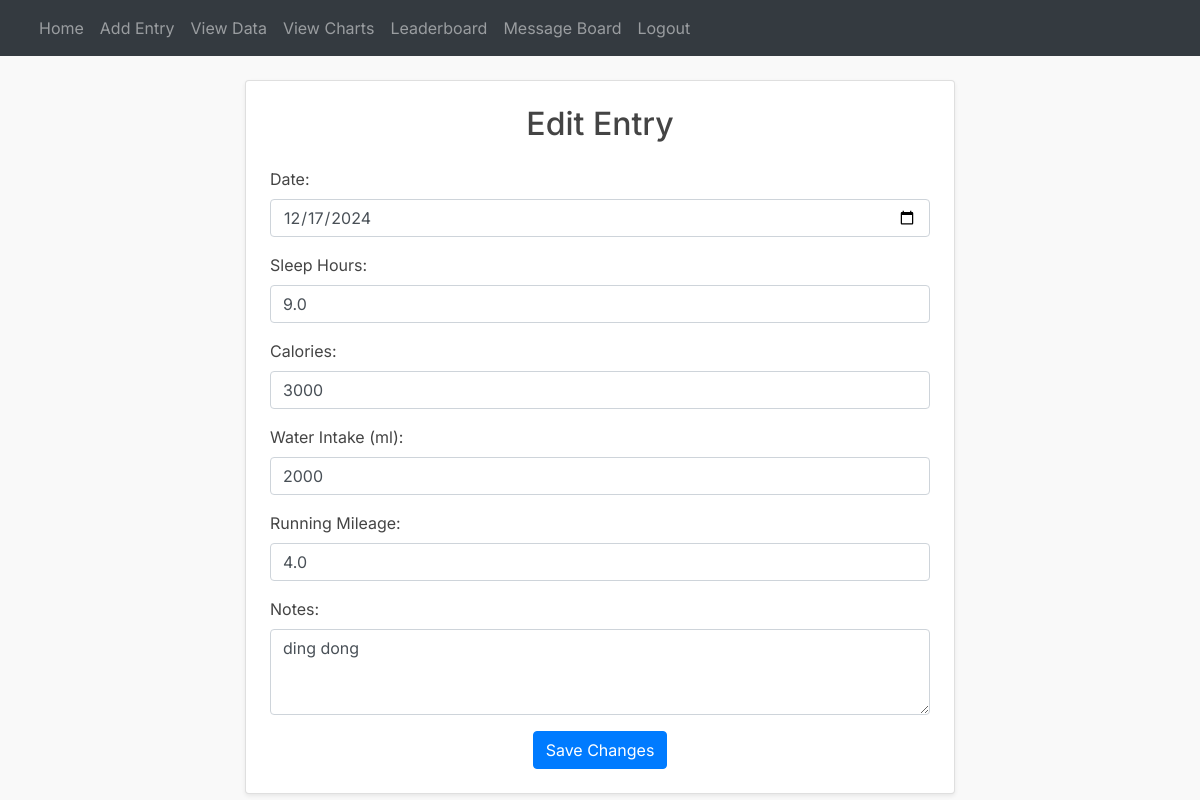
The app's page /edit/4 (signed in) with its own data.
### website/models.py (models this page shows)
class Entry(db.Model):
    id = db.Column(db.Integer, primary_key=True)
    date = db.Column(db.Date, default=datetime.date.today)
    sleep_hours = db.Column(db.Float, default=0)
    calories = db.Column(db.Integer, default=0)
    water_intake = db.Column(db.Integer, default=0)
    running_mileage = db.Column(db.Float, default=0)
    notes = db.Column(db.Text, nullable=True)
    user_id = db.Column(db.Integer, db.ForeignKey('user.id'))

### website/views.py (the view, shortened to what this page needs)
@views.route('/edit/<int:entry_id>', methods=['GET', 'POST'])
@login_required
def edit_entry(entry_id):
    entry = Entry.query.get_or_404(entry_id)
    return render_template('edit_entry.html', entry=entry, user=current_user)

### website/__init__.py (called while the page is built)
@event.listens_for(Engine, "connect")
def set_sqlite_pragma(dbapi_connection, connection_record):
    if isinstance(dbapi_connection, sqlite3.Connection):
        cursor = dbapi_connection.cursor()
        cursor.execute("PRAGMA foreign_keys=ON")
        cursor.close()

def create_app():
    app = Flask(__name__)
    app.config['DEBUG'] = True
    app.config['SECRET_KEY'] = 'chenburger'
    app.config['SQLALCHEMY_DATABASE_URI'] = f'sqlite:///{DB_NAME}'
    app.config['SQLALCHEMY_TRACK_MODIFICATIONS'] = False
    db.init_app(app)
    migrate = Migrate(app, db)
    socketio.init_app(app)
    from .views import views
    from .auth import auth
    app.register_blueprint(auth, url_prefix='/')
    app.register_blueprint(views, url_prefix='/')
    from .models import User, Entry
    with app.app_context():
        db.create_all()
    login_manager = LoginManager()
    login_manager.login_view = 'auth.login'
    login_manager.init_app(app)
    @login_manager.user_loader
    def load_user(id):
        return User.query.get(int(id))
    return app

### website/templates/edit_entry.html
{% extends "base.html" %}
{% block content %}
{% if user.is_authenticated %}
<div class="container mt-4">
    <div class="row justify-content-center">
        <div class="col-md-8">
            <div class="card p-4 shadow-sm">
                <h2 class="mb-4 text-center typewriter">Edit Entry</h2>
                <form method="POST">
                    <div class="form-group">
                        <label for="date">Date:</label>
                        <input type="date" class="form-control" id="date" name="date" value="{{ entry.date }}" required>
                    </div>
                    <div class="form-group">
                        <label for="sleep_hours">Sleep Hours:</label>
                        <input type="number" step="0.1" class="form-control" id="sleep_hours" name="sleep_hours" value="{{ entry.sleep_hours }}" required>
                    </div>
                    <div class="form-group">
                        <label for="calories">Calories:</label>
                        <input type="number" class="form-control" id="calories" name="calories" value="{{ entry.calories }}" required>
                    </div>
                    <div class="form-group">
                        <label for="hydration">Water Intake (ml):</label>
                        <input type="number" step="1" class="form-control" id="hydration" name="hydration" value="{{ entry.water_intake }}" required>
                    </div>
                    <div class="form-group">
                        <label for="running_mileage">Running Mileage:</label>
                        <input type="number" step="0.1" class="form-control" id="running_mileage" name="running_mileage" value="{{ entry.running_mileage }}" required>
                    </div>
                    <div class="form-group">
                        <label for="notes">Notes:</label>
                        <textarea class="form-control" id="notes" name="notes" rows="3">{{ entry.notes }}</textarea>
                    </div>
                    <div class="text-center">
                        <button type="submit" class="btn btn-primary">Save Changes</button>
                    </div>
                </form>
            </div>
        </div>
    </div>
</div>
{% else %}
    <p>Please log in.</p>
{% endif %}
{% endblock %}

### website/static/styles.css (style rules this page uses)
body { font-family: 'Inter', -apple-system, BlinkMacSystemFont, 'Segoe UI', Roboto, Oxygen, Ubuntu, Cantarell, sans-serif; color: #444; background-color: #f9f9f9; }
.typewriter { position: relative; width: 100%; overflow: hidden; }
h2.typewriter::after { content: ''; position: absolute; right: 0; top: 0; height: 100%; width: 100%; background: white; border-left: 2px solid #666; animation: typing 0.5s steps(30) forwards; }

### records on screen
Entry: date "12/17/2024", sleep_hours "9.0", calories "3000", hydration "2000", running_mileage "4.0", notes "ding dong"
